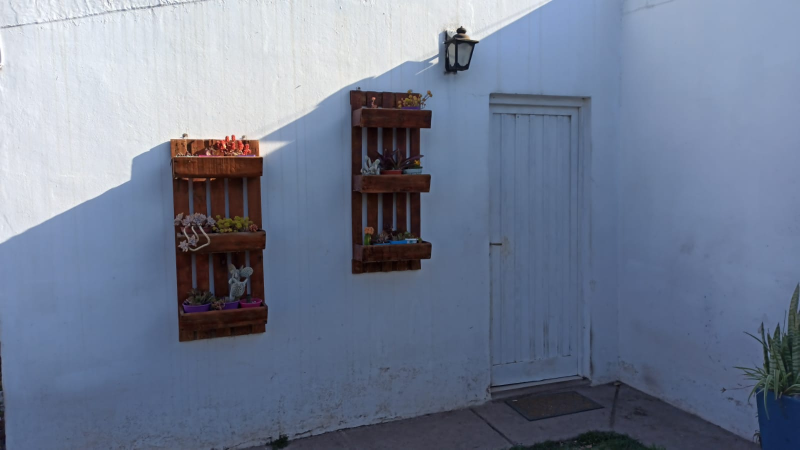
#> input picture Practico 9/entrada.jpg, 1599 x 899 px (shown at 1/2 size)
$ python medidas.py
#> lines starting #> are read from the running program, lines starting #| are printed output that depends on the picture
# Como dato de entrada, sabemos que el tamaño del marco de la puerta es de 2.10m de
# alto por 0.73m de ancho. En base a estas medidas hacer un programa que permita medir el
# largo de cosas en el plano de la fachada.

# Capturar una imagen de una fachada con perspectiva y hacer un programa que permita:
#   - encontrar la transformación perspectiva entre los 4 vértices del marco y un rectángulo
#       con la misma relación de aspecto que la puerta real;
#   - aplicar dicha transformación a la imagen y mostrarla en una ventana;
#   - sobre esta ventana permitir que el usuario haga dos clicks y mostrar la distancia en
#       metros entre dichos puntos;
#   - permitir que cuando se presione la tecla “r” se reinicie la medición;
#   - por último medir dos objetos en la imagen (ventana, casilla del gas, etc.) y comparar
#       los resultados con la medida real.

import cv2
import numpy as np
import math


i = 0
x_e, y_e = [], []

# Coordenadas de la puerta en la imagen original con el script coord.py
puntos = np.float32([[1183, 193], [1183, 770], [982, 800], [979, 187]])

# 3----0
# |    |
# |    |
# 2----1
x_d = puntos[0, 0] - 300
y_d = puntos[0, 1]

# Longitudes en pixels
p_ancho = puntos[2, 0] - puntos[0, 0]
p_alto = puntos[3, 1] - puntos[2, 1]

# Puerta: 2.06m x 0.82m
# Relacion de distancias entre cm y pixels
r_alto = 206 / p_alto
r_ancho = 82 / p_ancho

# Puntos de destino del mapeo
destino = np.float32([[x_d, y_d], [x_d, (y_d - p_alto)],
                     [(x_d + p_ancho), (y_d - p_alto)], [(x_d + p_ancho), y_d]])

# Transformación prespectiva
def prespectiva(imagen, puntos, destino):
    (h, w) = imagen.shape[:2]
    trans = cv2.getPerspectiveTransform(puntos, destino)
    presp = cv2.warpPerspective(imagen, trans, (h, w - 300))
    return presp

# Cálculo de distancia
def calculoDist(event, x, y, flag, params):
    global i, x_e, y_e, dist, img_presp
    if event == cv2.EVENT_LBUTTONDOWN:
        if i < 2:
            cv2.circle(img_presp, (x, y), 4, (0, 0, 255), -1)
            cv2.imshow('Imagen en prespectiva', img_presp)
        if i == 0:
            x_e.append(x)
            y_e.append(y)
        if i == 1:
            x_e.append(x)
            y_e.append(y)
            dist = np.float32(math.sqrt(((x_e[1]-x_e[0])*r_ancho)
                              ** 2 + ((y_e[1]-y_e[0]) * r_alto)**2))
            print("\nDistancia: ", dist, "cm")
        i += 1

        if i == 2:
            img_presp = cv2.line(
                img_presp, (x_e[0], y_e[0]), (x_e[1], y_e[1]), (0, 255, 0), 1)

            cv2.putText(img_presp, str(dist)+" cm", (int((x_e[0]+x_e[1])/2), int(
                (y_e[0]+y_e[1])/2)), cv2.FONT_ITALIC, 1, (0, 255, 0), 1, cv2.LINE_AA)
            x_e = []
            y_e = []
            cv2.imshow('Imagen en prespectiva', img_presp)
            cv2.setMouseCallback('Imagen en prespectiva', eventOff)

# Suspende eventos del mouse
def eventOff(event, x, y, flag, params):
    event == cv2.EVENT_LBUTTONDOWN
    event == cv2.EVENT_LBUTTONUP


img_orig = cv2.imread('entrada.jpg', 1)
#> img_orig is the input picture: shape (899, 1599, 3); mean B, G, R 146.4, 124.6, 113.9
img_presp = prespectiva(img_orig, puntos, destino)
#> in prespectiva, `presp = cv2.warpPerspective(imagen, trans, (h, w - 300))`:
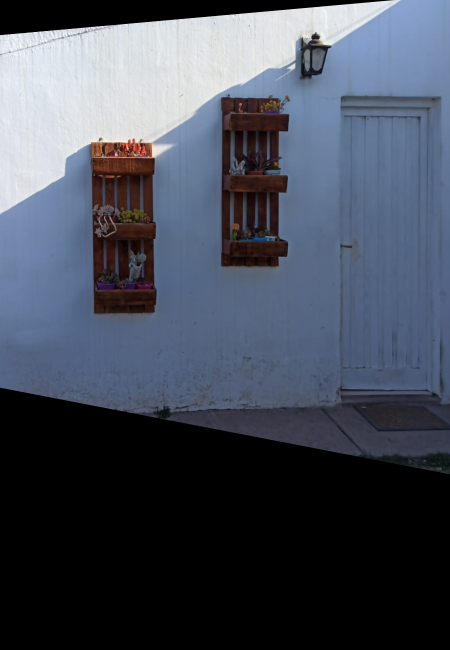
#> presp: shape (1299, 899, 3) (shown at 1/2 size); mean B, G, R 89.2, 76.4, 70.3
(h, w) = img_orig.shape[:2]
#> h = 899; w = 1599
img_copia = img_presp.copy()

cv2.imshow('Imagen Original', img_orig)
cv2.waitKey(100)

cv2.namedWindow('Imagen en prespectiva')
(h, w) = img_presp.shape[:2]
#> h = 1299; w = 899

cv2.imshow('Imagen en prespectiva', img_presp)
print("M/R - Medir/Restaurar\nQ - Salir")

cv2.setMouseCallback('Imagen en prespectiva', eventOff)

while(1):

    k = cv2.waitKey(100) & 0xFF
#> (key q is pressed here)

    if k == ord('m'):      # mide distancia entre dos puntos seleccionados, tambien lo uso para reiniciar medicion
        img_presp = img_copia.copy()
        cv2.imshow('Imagen en prespectiva', img_presp)
        i = 0
        cv2.setMouseCallback('Imagen en prespectiva', calculoDist)

    elif k == ord('r'):     # idem opcion m
        img_presp = img_copia.copy()
        cv2.imshow('Imagen en prespectiva', img_presp)
        i = 0
        cv2.setMouseCallback('Imagen en prespectiva', calculoDist)

    elif k == ord('q'):  # q sale del programa
        break

cv2.destroyAllWindows()
